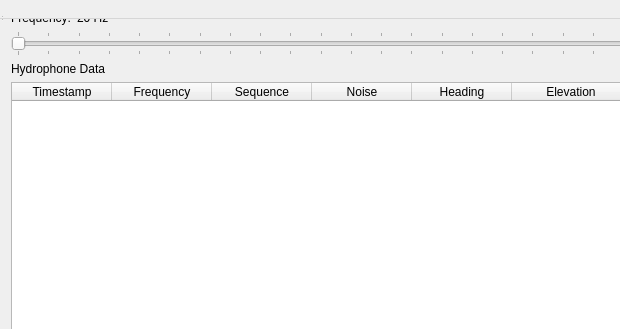
<?xml version="1.0" encoding="UTF-8"?>
<ui version="4.0">
 <class>MainWindow</class>
 <widget class="QWidget" name="MainWindow">
  <property name="geometry">
   <rect>
    <x>0</x>
    <y>0</y>
    <width>620</width>
    <height>329</height>
   </rect>
  </property>
  <property name="windowTitle">
   <string>MainWindow</string>
  </property>
  <widget class="QWidget" name="centralWidget">
   <property name="sizePolicy">
    <sizepolicy hsizetype="Expanding" vsizetype="Expanding">
     <horstretch>0</horstretch>
     <verstretch>0</verstretch>
    </sizepolicy>
   </property>
   <property name="minimumSize">
    <size>
     <width>620</width>
     <height>0</height>
    </size>
   </property>
   <property name="maximumSize">
    <size>
     <width>16777215</width>
     <height>336</height>
    </size>
   </property>
   <layout class="QGridLayout" name="gridLayout">
    <property name="sizeConstraint">
     <enum>QLayout::SetMaximumSize</enum>
    </property>
    <item row="0" column="0">
     <layout class="QFormLayout" name="Layout_frequency_data">
      <property name="sizeConstraint">
       <enum>QLayout::SetMaximumSize</enum>
      </property>
      <item row="0" column="0">
       <widget class="QLabel" name="lbl_hydro_freq">
        <property name="sizePolicy">
         <sizepolicy hsizetype="Minimum" vsizetype="Minimum">
          <horstretch>0</horstretch>
          <verstretch>0</verstretch>
         </sizepolicy>
        </property>
        <property name="text">
         <string>Frequency:</string>
        </property>
       </widget>
      </item>
      <item row="0" column="1">
       <widget class="QLabel" name="lbl_hydro_freq_value">
        <property name="text">
         <string>20 Hz</string>
        </property>
       </widget>
      </item>
     </layout>
    </item>
    <item row="2" column="0">
     <layout class="QVBoxLayout" name="Layout_list_hydro_data">
      <property name="sizeConstraint">
       <enum>QLayout::SetMaximumSize</enum>
      </property>
      <item>
       <widget class="QLabel" name="lbl_hyrdo_data">
        <property name="text">
         <string>Hydrophone Data</string>
        </property>
       </widget>
      </item>
      <item>
       <widget class="QTableWidget" name="table_hydro_ping_data">
        <property name="minimumSize">
         <size>
          <width>620</width>
          <height>400</height>
         </size>
        </property>
        <property name="columnCount">
         <number>6</number>
        </property>
        <attribute name="horizontalHeaderCascadingSectionResizes">
         <bool>true</bool>
        </attribute>
        <attribute name="horizontalHeaderHighlightSections">
         <bool>true</bool>
        </attribute>
        <attribute name="horizontalHeaderStretchLastSection">
         <bool>true</bool>
        </attribute>
        <attribute name="verticalHeaderCascadingSectionResizes">
         <bool>false</bool>
        </attribute>
        <attribute name="verticalHeaderHighlightSections">
         <bool>true</bool>
        </attribute>
        <attribute name="verticalHeaderShowSortIndicator" stdset="0">
         <bool>true</bool>
        </attribute>
        <attribute name="verticalHeaderStretchLastSection">
         <bool>true</bool>
        </attribute>
        <column>
         <property name="text">
          <string>Timestamp</string>
         </property>
        </column>
        <column>
         <property name="text">
          <string>Frequency</string>
         </property>
        </column>
        <column>
         <property name="text">
          <string>Sequence</string>
         </property>
        </column>
        <column>
         <property name="text">
          <string>Noise</string>
         </property>
        </column>
        <column>
         <property name="text">
          <string>Heading</string>
         </property>
        </column>
        <column>
         <property name="text">
          <string>Elevation</string>
         </property>
        </column>
       </widget>
      </item>
     </layout>
    </item>
    <item row="1" column="0">
     <layout class="QVBoxLayout" name="Layout_frequency_slider">
      <property name="sizeConstraint">
       <enum>QLayout::SetMaximumSize</enum>
      </property>
      <item>
       <widget class="QSlider" name="slider_hydro_freq">
        <property name="minimum">
         <number>20</number>
        </property>
        <property name="maximum">
         <number>40</number>
        </property>
        <property name="orientation">
         <enum>Qt::Horizontal</enum>
        </property>
        <property name="tickPosition">
         <enum>QSlider::TicksBothSides</enum>
        </property>
        <property name="tickInterval">
         <number>1</number>
        </property>
       </widget>
      </item>
     </layout>
    </item>
   </layout>
  </widget>
  <widget class="QMenuBar" name="menu_bar">
   <property name="geometry">
    <rect>
     <x>0</x>
     <y>0</y>
     <width>620</width>
     <height>19</height>
    </rect>
   </property>
  </widget>
  <widget class="QToolBar" name="main_toolbar">
   <attribute name="toolBarArea">
    <enum>TopToolBarArea</enum>
   </attribute>
   <attribute name="toolBarBreak">
    <bool>false</bool>
   </attribute>
  </widget>
  <widget class="QStatusBar" name="status_bar"/>
 </widget>
 <layoutdefault spacing="6" margin="11"/>
 <resources/>
 <connections/>
</ui>
